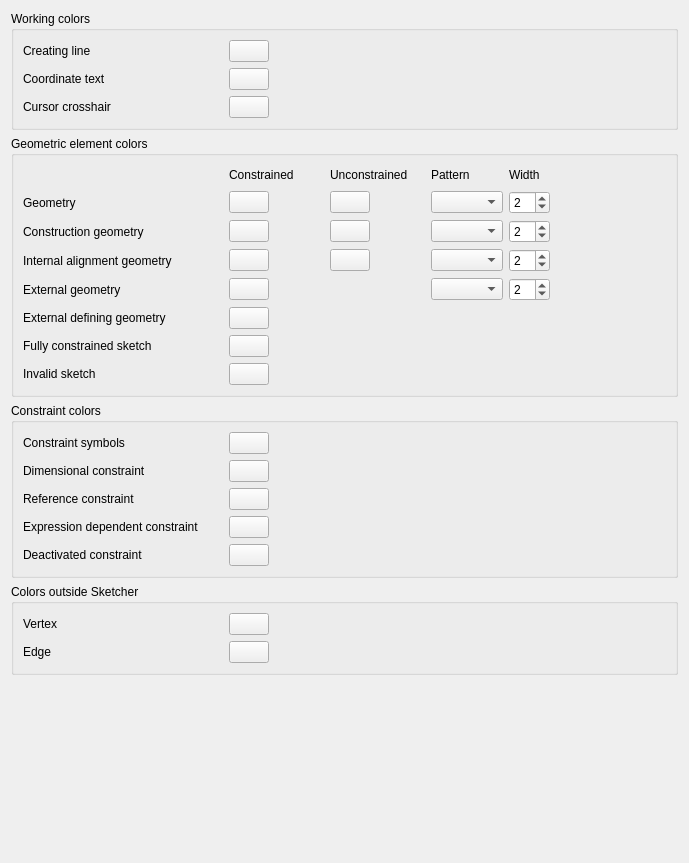
<?xml version="1.0" encoding="UTF-8"?>
<ui version="4.0">
 <class>SketcherGui::SketcherSettingsAppearance</class>
 <widget class="QWidget" name="SketcherGui::SketcherSettingsAppearance">
  <property name="geometry">
   <rect>
    <x>0</x>
    <y>0</y>
    <width>689</width>
    <height>863</height>
   </rect>
  </property>
  <property name="windowTitle">
   <string>Appearance</string>
  </property>
  <layout class="QVBoxLayout" name="verticalLayout_2">
   <item>
    <widget class="QGroupBox" name="groupBox">
     <property name="title">
      <string>Working colors</string>
     </property>
     <layout class="QGridLayout" name="gridLayout_7">
      <item row="0" column="1">
       <layout class="QGridLayout" name="gridLayout">
        <item row="3" column="0">
         <widget class="QLabel" name="label_6">
          <property name="minimumSize">
           <size>
            <width>200</width>
            <height>0</height>
           </size>
          </property>
          <property name="text">
           <string>Creating line</string>
          </property>
         </widget>
        </item>
        <item row="3" column="1">
         <widget class="Gui::PrefColorButton" name="CreateLineColor">
          <property name="toolTip">
           <string>Color used while new sketch elements are created</string>
          </property>
          <property name="color" stdset="0">
           <color>
            <red>127</red>
            <green>127</green>
            <blue>127</blue>
           </color>
          </property>
          <property name="prefEntry" stdset="0">
           <cstring>CreateLineColor</cstring>
          </property>
          <property name="prefPath" stdset="0">
           <cstring>View</cstring>
          </property>
         </widget>
        </item>
        <item row="3" column="2">
         <spacer name="horizontalSpacer_2">
          <property name="orientation">
           <enum>Qt::Horizontal</enum>
          </property>
          <property name="sizeHint" stdset="0">
           <size>
            <width>40</width>
            <height>20</height>
           </size>
          </property>
         </spacer>
        </item>
        <item row="4" column="0">
         <widget class="QLabel" name="label_5">
          <property name="minimumSize">
           <size>
            <width>200</width>
            <height>0</height>
           </size>
          </property>
          <property name="text">
           <string>Coordinate text</string>
          </property>
         </widget>
        </item>
        <item row="4" column="1">
         <widget class="Gui::PrefColorButton" name="CursorTextColor">
          <property name="toolTip">
           <string>Text color of the coordinates</string>
          </property>
          <property name="color" stdset="0">
           <color>
            <red>0</red>
            <green>0</green>
            <blue>255</blue>
           </color>
          </property>
          <property name="prefEntry" stdset="0">
           <cstring>CursorTextColor</cstring>
          </property>
          <property name="prefPath" stdset="0">
           <cstring>View</cstring>
          </property>
         </widget>
        </item>
        <item row="5" column="0">
         <widget class="QLabel" name="label_19">
          <property name="text">
           <string>Cursor crosshair</string>
          </property>
         </widget>
        </item>
        <item row="5" column="1">
         <widget class="Gui::PrefColorButton" name="CursorCrosshairColor">
          <property name="toolTip">
           <string>Color of crosshair cursor.
(The one you get when creating a new sketch element.)</string>
          </property>
          <property name="color" stdset="0">
           <color>
            <red>255</red>
            <green>255</green>
            <blue>255</blue>
           </color>
          </property>
          <property name="prefEntry" stdset="0">
           <cstring>CursorCrosshairColor</cstring>
          </property>
          <property name="prefPath" stdset="0">
           <cstring>View</cstring>
          </property>
         </widget>
        </item>
        </layout>
      </item>
     </layout>
    </widget>
   </item>
   <item>
    <widget class="QGroupBox" name="groupBox_2">
     <property name="title">
      <string>Geometric element colors</string>
     </property>
     <layout class="QGridLayout" name="gridLayout_6">
      <item row="1" column="1">
       <widget class="QLabel" name="label_7">
        <property name="minimumSize">
         <size>
          <width>95</width>
          <height>0</height>
         </size>
        </property>
        <property name="text">
         <string>Constrained</string>
        </property>
       </widget>
      </item>
      <item row="1" column="2">
       <widget class="QLabel" name="label_9">
        <property name="minimumSize">
         <size>
          <width>95</width>
          <height>0</height>
         </size>
        </property>
        <property name="text">
         <string>Unconstrained</string>
        </property>
       </widget>
      </item>
      <item row="1" column="3">
       <widget class="QLabel" name="label_pattern">
        <property name="text">
         <string>Pattern</string>
        </property>
       </widget>
      </item>
      <item row="1" column="4">
       <widget class="QLabel" name="label_width">
        <property name="text">
         <string>Width</string>
        </property>
       </widget>
      </item>
      <item row="1" column="5">
       <spacer name="horizontalSpacer_6">
        <property name="orientation">
         <enum>Qt::Horizontal</enum>
        </property>
        <property name="sizeHint" stdset="0">
         <size>
          <width>40</width>
          <height>20</height>
         </size>
        </property>
       </spacer>
      </item>
      <item row="5" column="0">
       <widget class="QLabel" name="label">
        <property name="text">
         <string>Geometry</string>
        </property>
       </widget>
      </item>
      <item row="5" column="1">
       <widget class="Gui::PrefColorButton" name="FullyConstraintElementColor">
        <property name="sizePolicy">
         <sizepolicy hsizetype="Maximum" vsizetype="Fixed">
          <horstretch>0</horstretch>
          <verstretch>0</verstretch>
         </sizepolicy>
        </property>
        <property name="toolTip">
         <string>Color of fully constrained normal geometry in edit mode</string>
        </property>
        <property name="color" stdset="0">
         <color>
          <red>128</red>
          <green>208</green>
          <blue>160</blue>
         </color>
        </property>
        <property name="prefEntry" stdset="0">
         <cstring>FullyConstraintElementColor</cstring>
        </property>
        <property name="prefPath" stdset="0">
         <cstring>View</cstring>
        </property>
       </widget>
      </item>
      <item row="5" column="2">
       <widget class="Gui::PrefColorButton" name="EditedEdgeColor">
        <property name="sizePolicy">
         <sizepolicy hsizetype="Maximum" vsizetype="Fixed">
          <horstretch>0</horstretch>
          <verstretch>0</verstretch>
         </sizepolicy>
        </property>
        <property name="toolTip">
         <string>Color of normal geometry in edit mode</string>
        </property>
        <property name="color" stdset="0">
         <color>
          <red>255</red>
          <green>255</green>
          <blue>255</blue>
         </color>
        </property>
        <property name="prefEntry" stdset="0">
         <cstring>EditedEdgeColor</cstring>
        </property>
        <property name="prefPath" stdset="0">
         <cstring>View</cstring>
        </property>
       </widget>
      </item>
      <item row="5" column="3">
       <widget class="QComboBox" name="EdgePattern">
        <property name="toolTip">
         <string>Line pattern of normal edges.</string>
        </property>
        <property name="currentIndex">
         <number>-1</number>
        </property>
       </widget>
      </item>
      <item row="5" column="4">
       <widget class="Gui::PrefSpinBox" name="EdgeWidth">
        <property name="toolTip">
         <string>Width of normal edges.</string>
        </property>
        <property name="unit" stdset="0">
         <string notr="true">mm</string>
        </property>
        <property name="minimum">
         <number>1</number>
        </property>
        <property name="maximum">
         <number>99</number>
        </property>
        <property name="value">
         <number>2</number>
        </property>
        <property name="prefEntry" stdset="0">
         <cstring>EdgeWidth</cstring>
        </property>
        <property name="prefPath" stdset="0">
         <cstring>Mod/Sketcher/View</cstring>
        </property>
       </widget>
      </item>
      <item row="7" column="0">
       <widget class="QLabel" name="label_3">
        <property name="text">
         <string>Construction geometry</string>
        </property>
       </widget>
      </item>
      <item row="7" column="1">
       <widget class="Gui::PrefColorButton" name="FullyConstraintConstructionElementColor">
        <property name="sizePolicy">
         <sizepolicy hsizetype="Maximum" vsizetype="Fixed">
          <horstretch>0</horstretch>
          <verstretch>0</verstretch>
         </sizepolicy>
        </property>
        <property name="toolTip">
         <string>Color of fully constrained construction geometry in edit mode</string>
        </property>
        <property name="color" stdset="0">
         <color>
          <red>143</red>
          <green>169</green>
          <blue>253</blue>
         </color>
        </property>
        <property name="prefEntry" stdset="0">
         <cstring>FullyConstraintConstructionElementColor</cstring>
        </property>
        <property name="prefPath" stdset="0">
         <cstring>View</cstring>
        </property>
       </widget>
      </item>
      <item row="7" column="2">
       <widget class="Gui::PrefColorButton" name="ConstructionColor">
        <property name="sizePolicy">
         <sizepolicy hsizetype="Maximum" vsizetype="Fixed">
          <horstretch>0</horstretch>
          <verstretch>0</verstretch>
         </sizepolicy>
        </property>
        <property name="toolTip">
         <string>Color of construction geometry in edit mode</string>
        </property>
        <property name="color" stdset="0">
         <color>
          <red>0</red>
          <green>0</green>
          <blue>220</blue>
         </color>
        </property>
        <property name="prefEntry" stdset="0">
         <cstring>ConstructionColor</cstring>
        </property>
        <property name="prefPath" stdset="0">
         <cstring>View</cstring>
        </property>
       </widget>
      </item>
      <item row="7" column="3">
       <widget class="QComboBox" name="ConstructionPattern">
        <property name="toolTip">
         <string>Line pattern of construction edges.</string>
        </property>
        <property name="currentIndex">
         <number>-1</number>
        </property>
       </widget>
      </item>
      <item row="7" column="4">
       <widget class="Gui::PrefSpinBox" name="ConstructionWidth">
        <property name="toolTip">
         <string>Width of construction edges.</string>
        </property>
        <property name="unit" stdset="0">
         <string notr="true">mm</string>
        </property>
        <property name="minimum">
         <number>1</number>
        </property>
        <property name="maximum">
         <number>99</number>
        </property>
        <property name="value">
         <number>2</number>
        </property>
        <property name="prefEntry" stdset="0">
         <cstring>ConstructionWidth</cstring>
        </property>
        <property name="prefPath" stdset="0">
         <cstring>Mod/Sketcher/View</cstring>
        </property>
       </widget>
      </item>
      <item row="8" column="0">
       <widget class="QLabel" name="label_ia">
        <property name="text">
         <string>Internal alignment geometry</string>
        </property>
       </widget>
      </item>
      <item row="8" column="1">
       <widget class="Gui::PrefColorButton" name="FullyConstraintInternalAlignmentColor">
        <property name="sizePolicy">
         <sizepolicy hsizetype="Maximum" vsizetype="Fixed">
          <horstretch>0</horstretch>
          <verstretch>0</verstretch>
         </sizepolicy>
        </property>
        <property name="toolTip">
         <string>Color of fully constrained internal alignment geometry in edit mode</string>
        </property>
        <property name="color" stdset="0">
         <color>
          <red>222</red>
          <green>222</green>
          <blue>200</blue>
         </color>
        </property>
        <property name="prefEntry" stdset="0">
         <cstring>FullyConstraintInternalAlignmentColor</cstring>
        </property>
        <property name="prefPath" stdset="0">
         <cstring>View</cstring>
        </property>
       </widget>
      </item>
      <item row="8" column="2">
       <widget class="Gui::PrefColorButton" name="InternalAlignedGeoColor">
        <property name="sizePolicy">
         <sizepolicy hsizetype="Maximum" vsizetype="Fixed">
          <horstretch>0</horstretch>
          <verstretch>0</verstretch>
         </sizepolicy>
        </property>
        <property name="toolTip">
         <string>Color of internal alignment geometry in edit mode</string>
        </property>
        <property name="color" stdset="0">
         <color>
          <red>178</red>
          <green>178</green>
          <blue>127</blue>
         </color>
        </property>
        <property name="prefEntry" stdset="0">
         <cstring>InternalAlignedGeoColor</cstring>
        </property>
        <property name="prefPath" stdset="0">
         <cstring>View</cstring>
        </property>
       </widget>
      </item>
      <item row="8" column="3">
       <widget class="QComboBox" name="InternalPattern">
        <property name="toolTip">
         <string>Line pattern of internal aligned edges.</string>
        </property>
        <property name="currentIndex">
         <number>-1</number>
        </property>
       </widget>
      </item>
      <item row="8" column="4">
       <widget class="Gui::PrefSpinBox" name="InternalWidth">
        <property name="toolTip">
         <string>Width of internal aligned edges.</string>
        </property>
        <property name="unit" stdset="0">
         <string notr="true">mm</string>
        </property>
        <property name="minimum">
         <number>1</number>
        </property>
        <property name="maximum">
         <number>99</number>
        </property>
        <property name="value">
         <number>2</number>
        </property>
        <property name="prefEntry" stdset="0">
         <cstring>InternalWidth</cstring>
        </property>
        <property name="prefPath" stdset="0">
         <cstring>Mod/Sketcher/View</cstring>
        </property>
       </widget>
      </item>
      <item row="9" column="0">
       <widget class="QLabel" name="label_20">
        <property name="text">
         <string>External geometry</string>
        </property>
       </widget>
      </item>
      <item row="9" column="1">
       <widget class="Gui::PrefColorButton" name="ExternalColor">
        <property name="sizePolicy">
         <sizepolicy hsizetype="Maximum" vsizetype="Fixed">
          <horstretch>0</horstretch>
          <verstretch>0</verstretch>
         </sizepolicy>
        </property>
        <property name="toolTip">
         <string>Color of external geometry in edit mode</string>
        </property>
        <property name="color" stdset="0">
         <color>
          <red>204</red>
          <green>51</green>
          <blue>115</blue>
         </color>
        </property>
        <property name="prefEntry" stdset="0">
         <cstring>ExternalColor</cstring>
        </property>
        <property name="prefPath" stdset="0">
         <cstring>View</cstring>
        </property>
       </widget>
      </item>
      <item row="9" column="3">
       <widget class="QComboBox" name="ExternalPattern">
        <property name="toolTip">
         <string>Line pattern of external edges.</string>
        </property>
        <property name="currentIndex">
         <number>-1</number>
        </property>
       </widget>
      </item>
      <item row="9" column="4">
       <widget class="Gui::PrefSpinBox" name="ExternalWidth">
        <property name="toolTip">
         <string>Width of external edges.</string>
        </property>
        <property name="unit" stdset="0">
         <string notr="true">mm</string>
        </property>
        <property name="minimum">
         <number>1</number>
        </property>
        <property name="maximum">
         <number>99</number>
        </property>
        <property name="value">
         <number>2</number>
        </property>
        <property name="prefEntry" stdset="0">
         <cstring>ExternalWidth</cstring>
        </property>
        <property name="prefPath" stdset="0">
         <cstring>Mod/Sketcher/View</cstring>
        </property>
       </widget>
      </item>
	  <item row="10" column="0">
       <widget class="QLabel" name="label_21">
        <property name="text">
         <string>External defining geometry</string>
        </property>
       </widget>
      </item>
      <item row="10" column="1">
       <widget class="Gui::PrefColorButton" name="ExternalDefiningColor">
        <property name="sizePolicy">
         <sizepolicy hsizetype="Maximum" vsizetype="Fixed">
          <horstretch>0</horstretch>
          <verstretch>0</verstretch>
         </sizepolicy>
        </property>
        <property name="toolTip">
         <string>Color of external defining geometry in edit mode</string>
        </property>
        <property name="color" stdset="0">
         <color>
          <red>255</red>
          <green>114</green>
          <blue>243</blue>
         </color>
        </property>
        <property name="prefEntry" stdset="0">
         <cstring>ExternalDefiningColor</cstring>
        </property>
        <property name="prefPath" stdset="0">
         <cstring>View</cstring>
        </property>
       </widget>
      </item>
      <item row="11" column="0">
       <widget class="QLabel" name="label_45">
        <property name="minimumSize">
         <size>
          <width>200</width>
          <height>0</height>
         </size>
        </property>
        <property name="text">
         <string>Fully constrained sketch</string>
        </property>
       </widget>
      </item>
      <item row="11" column="1">
       <widget class="Gui::PrefColorButton" name="FullyConstrainedColor">
        <property name="sizePolicy">
         <sizepolicy hsizetype="Maximum" vsizetype="Fixed">
          <horstretch>0</horstretch>
          <verstretch>0</verstretch>
         </sizepolicy>
        </property>
        <property name="toolTip">
         <string>Color of geometry indicating a fully constrained sketch</string>
        </property>
        <property name="color" stdset="0">
         <color>
          <red>0</red>
          <green>255</green>
          <blue>0</blue>
         </color>
        </property>
        <property name="prefEntry" stdset="0">
         <cstring>FullyConstrainedColor</cstring>
        </property>
        <property name="prefPath" stdset="0">
         <cstring>View</cstring>
        </property>
       </widget>
      </item>
      <item row="12" column="0">
       <widget class="QLabel" name="label_4">
        <property name="text">
         <string>Invalid sketch</string>
        </property>
       </widget>
      </item>
      <item row="12" column="1">
       <widget class="Gui::PrefColorButton" name="InvalidSketchColor">
        <property name="sizePolicy">
         <sizepolicy hsizetype="Maximum" vsizetype="Fixed">
          <horstretch>0</horstretch>
          <verstretch>0</verstretch>
         </sizepolicy>
        </property>
        <property name="toolTip">
         <string>Color of geometry indicating an invalid sketch</string>
        </property>
        <property name="color" stdset="0">
         <color>
          <red>255</red>
          <green>109</green>
          <blue>0</blue>
         </color>
        </property>
        <property name="prefEntry" stdset="0">
         <cstring>InvalidSketchColor</cstring>
        </property>
        <property name="prefPath" stdset="0">
         <cstring>View</cstring>
        </property>
       </widget>
      </item>
     </layout>
    </widget>
   </item>
   <item>
    <widget class="QGroupBox" name="groupBoxSketcherColor">
     <property name="title">
      <string>Constraint colors</string>
     </property>
     <layout class="QHBoxLayout" name="horizontalLayout_2">
      <item>
       <layout class="QGridLayout" name="gridLayout_2">
        <item row="10" column="0">
         <widget class="QLabel" name="label_14">
          <property name="minimumSize">
           <size>
            <width>200</width>
            <height>0</height>
           </size>
          </property>
          <property name="text">
           <string>Constraint symbols</string>
          </property>
         </widget>
        </item>
        <item row="10" column="1">
         <widget class="Gui::PrefColorButton" name="ConstrainedColor">
          <property name="toolTip">
           <string>Color of driving constraints in edit mode</string>
          </property>
          <property name="color" stdset="0">
           <color>
            <red>255</red>
            <green>38</green>
            <blue>0</blue>
           </color>
          </property>
          <property name="prefEntry" stdset="0">
           <cstring>ConstrainedIcoColor</cstring>
          </property>
          <property name="prefPath" stdset="0">
           <cstring>View</cstring>
          </property>
         </widget>
        </item>
        <item row="11" column="0">
         <widget class="QLabel" name="label_15">
          <property name="text">
           <string>Dimensional constraint</string>
          </property>
         </widget>
        </item>
        <item row="11" column="1">
         <widget class="Gui::PrefColorButton" name="DatumColor">
          <property name="toolTip">
           <string>Color of dimensional driving constraints in edit mode</string>
          </property>
          <property name="color" stdset="0">
           <color>
            <red>255</red>
            <green>38</green>
            <blue>0</blue>
           </color>
          </property>
          <property name="prefEntry" stdset="0">
           <cstring>ConstrainedDimColor</cstring>
          </property>
          <property name="prefPath" stdset="0">
           <cstring>View</cstring>
          </property>
         </widget>
        </item>
        <item row="12" column="0">
         <widget class="QLabel" name="label_8">
          <property name="text">
           <string>Reference constraint</string>
          </property>
         </widget>
        </item>
        <item row="12" column="1">
         <widget class="Gui::PrefColorButton" name="NonDrivingConstraintColor">
          <property name="toolTip">
           <string>Color of reference constraints in edit mode</string>
          </property>
          <property name="color" stdset="0">
           <color>
            <red>0</red>
            <green>38</green>
            <blue>255</blue>
           </color>
          </property>
          <property name="prefEntry" stdset="0">
           <cstring>NonDrivingConstrDimColor</cstring>
          </property>
          <property name="prefPath" stdset="0">
           <cstring>View</cstring>
          </property>
         </widget>
        </item>
        <item row="13" column="0">
         <widget class="QLabel" name="labelexpr">
          <property name="text">
           <string>Expression dependent constraint</string>
          </property>
         </widget>
        </item>
        <item row="13" column="1">
         <widget class="Gui::PrefColorButton" name="ExprBasedConstrDimColor">
          <property name="toolTip">
           <string>Color of expression dependent constraints in edit mode</string>
          </property>
          <property name="color" stdset="0">
           <color>
            <red>255</red>
            <green>127</green>
            <blue>38</blue>
           </color>
          </property>
          <property name="prefEntry" stdset="0">
           <cstring>ExprBasedConstrDimColor</cstring>
          </property>
          <property name="prefPath" stdset="0">
           <cstring>View</cstring>
          </property>
         </widget>
        </item>
        <item row="14" column="0">
         <widget class="QLabel" name="labeldeact">
          <property name="text">
           <string>Deactivated constraint</string>
          </property>
         </widget>
        </item>
        <item row="14" column="1">
         <widget class="Gui::PrefColorButton" name="DeactivatedConstrDimColor">
          <property name="toolTip">
           <string>Color of deactivated constraints in edit mode</string>
          </property>
          <property name="color" stdset="0">
           <color>
            <red>127</red>
            <green>127</green>
            <blue>127</blue>
           </color>
          </property>
          <property name="prefEntry" stdset="0">
           <cstring>DeactivatedConstrDimColor</cstring>
          </property>
          <property name="prefPath" stdset="0">
           <cstring>View</cstring>
          </property>
         </widget>
        </item>
       </layout>
      </item>
      <item>
       <spacer name="horizontalSpacer_4">
        <property name="orientation">
         <enum>Qt::Horizontal</enum>
        </property>
        <property name="sizeHint" stdset="0">
         <size>
          <width>40</width>
          <height>20</height>
         </size>
        </property>
       </spacer>
      </item>
     </layout>
    </widget>
   </item>
   <item>
    <widget class="QGroupBox" name="groupBox_3">
     <property name="title">
      <string>Colors outside Sketcher</string>
     </property>
     <layout class="QGridLayout" name="gridLayout_8">
      <item row="0" column="0">
       <layout class="QGridLayout" name="gridLayout_4">
        <item row="0" column="0">
         <widget class="QLabel" name="label_18">
          <property name="text">
           <string>Vertex</string>
          </property>
         </widget>
        </item>
        <item row="0" column="1">
         <widget class="Gui::PrefColorButton" name="SketchVertexColor">
          <property name="toolTip">
           <string>Color of vertices outside edit mode</string>
          </property>
          <property name="color" stdset="0">
           <color>
            <red>255</red>
            <green>255</green>
            <blue>255</blue>
           </color>
          </property>
          <property name="prefEntry" stdset="0">
           <cstring>SketchVertexColor</cstring>
          </property>
          <property name="prefPath" stdset="0">
           <cstring>View</cstring>
          </property>
         </widget>
        </item>
        <item row="0" column="2">
         <spacer name="horizontalSpacer">
          <property name="orientation">
           <enum>Qt::Horizontal</enum>
          </property>
          <property name="sizeHint" stdset="0">
           <size>
            <width>40</width>
            <height>20</height>
           </size>
          </property>
         </spacer>
        </item>
        <item row="1" column="0">
         <widget class="QLabel" name="label_17">
          <property name="minimumSize">
           <size>
            <width>200</width>
            <height>0</height>
           </size>
          </property>
          <property name="text">
           <string>Edge</string>
          </property>
         </widget>
        </item>
        <item row="1" column="1">
         <widget class="Gui::PrefColorButton" name="SketchEdgeColor">
          <property name="toolTip">
           <string>Color of edges outside edit mode</string>
          </property>
          <property name="color" stdset="0">
           <color>
            <red>255</red>
            <green>255</green>
            <blue>255</blue>
           </color>
          </property>
          <property name="prefEntry" stdset="0">
           <cstring>SketchEdgeColor</cstring>
          </property>
          <property name="prefPath" stdset="0">
           <cstring>View</cstring>
          </property>
         </widget>
        </item>
       </layout>
      </item>
     </layout>
    </widget>
   </item>
   <item>
    <spacer name="verticalSpacer">
     <property name="orientation">
      <enum>Qt::Vertical</enum>
     </property>
     <property name="sizeHint" stdset="0">
      <size>
       <width>20</width>
       <height>40</height>
      </size>
     </property>
    </spacer>
   </item>
  </layout>
 </widget>
 <customwidgets>
  <customwidget>
   <class>Gui::PrefSpinBox</class>
   <extends>QSpinBox</extends>
   <header>Gui/PrefWidgets.h</header>
  </customwidget>
  <customwidget>
   <class>Gui::ColorButton</class>
   <extends>QPushButton</extends>
   <header>Gui/Widgets.h</header>
  </customwidget>
  <customwidget>
   <class>Gui::PrefColorButton</class>
   <extends>Gui::ColorButton</extends>
   <header>Gui/PrefWidgets.h</header>
  </customwidget>
 </customwidgets>
 <resources/>
 <connections/>
</ui>
